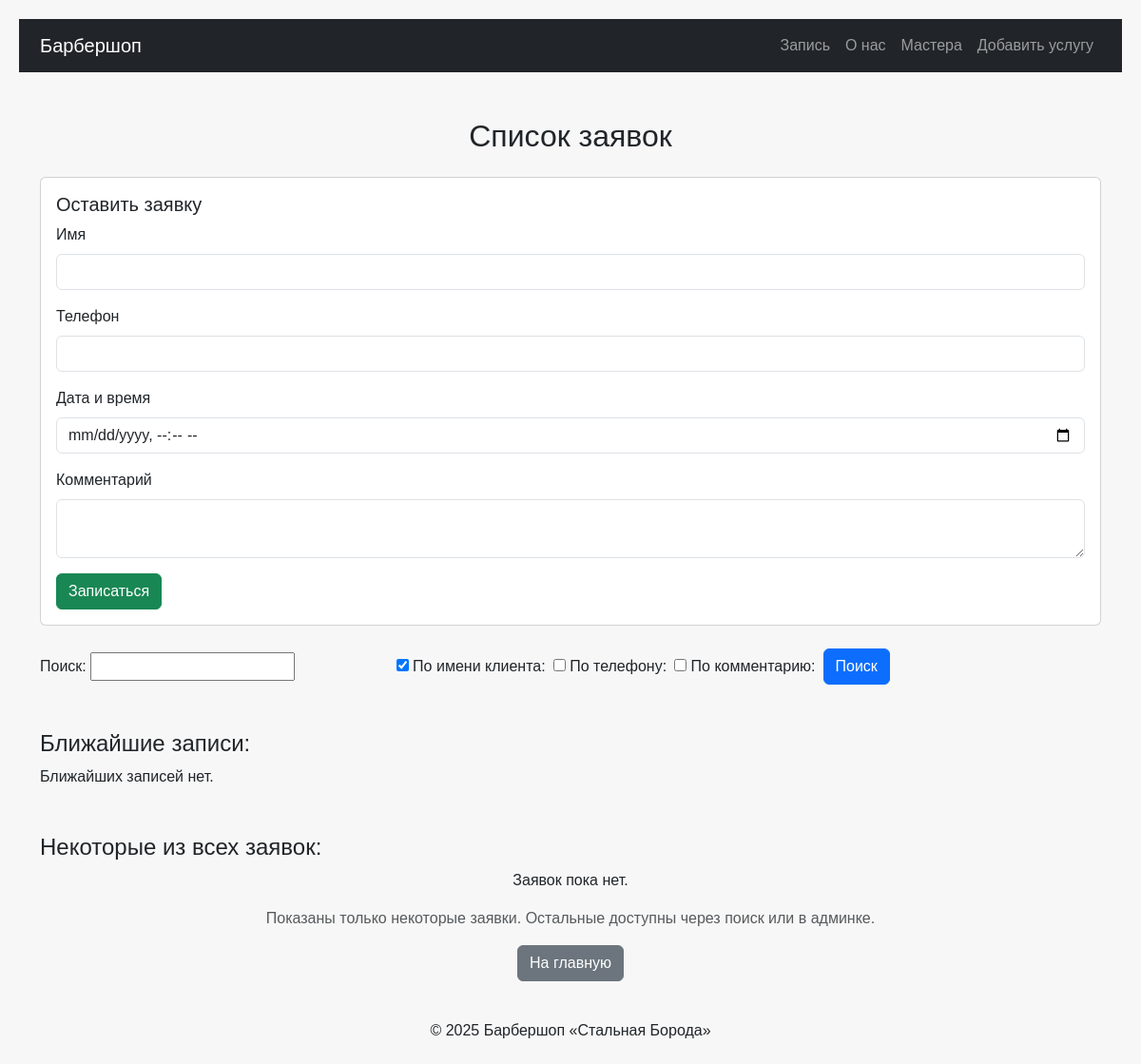
The app's page /orders/, older data.
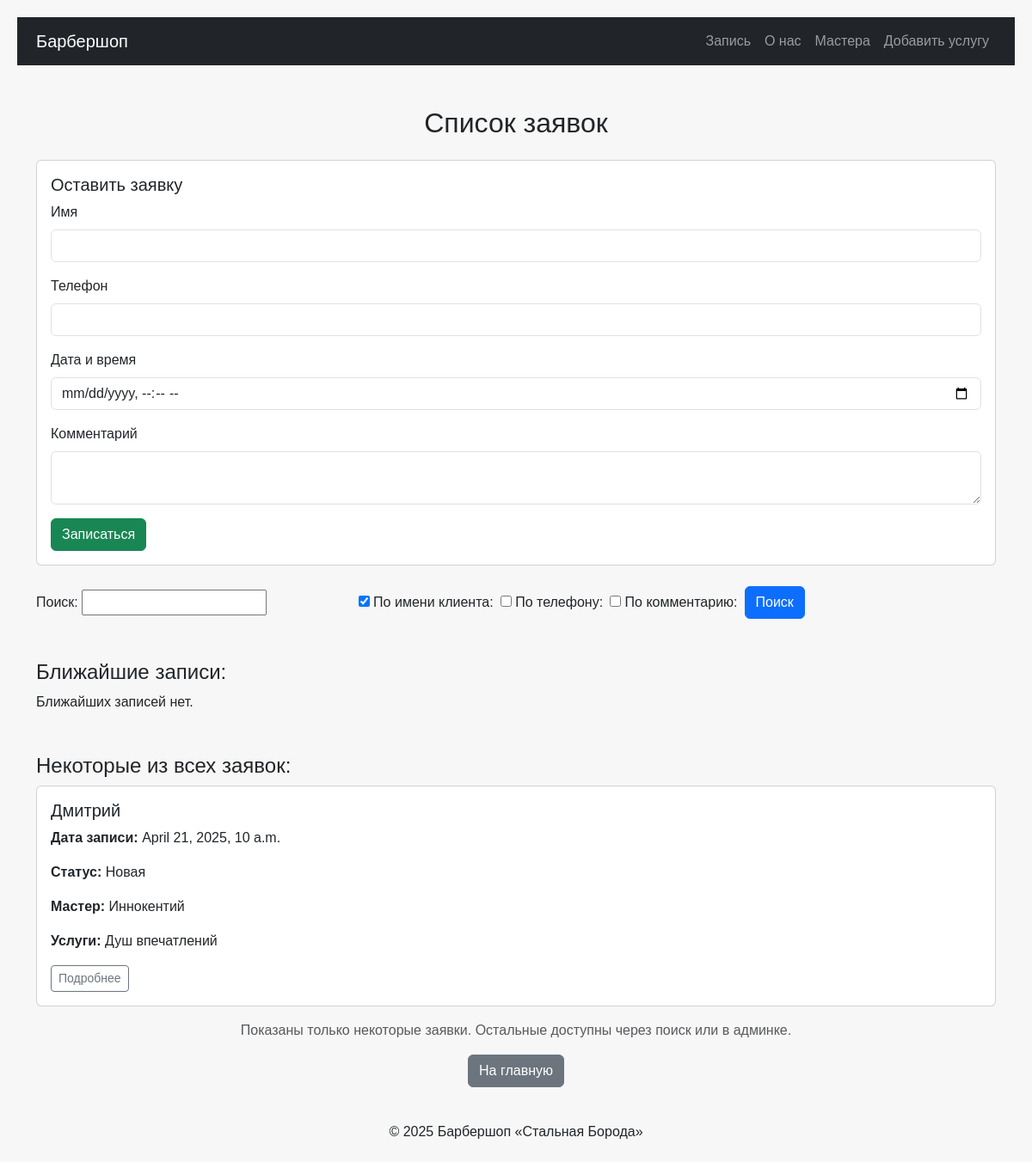
The same page, newer data.
### core/models.py (models this page shows, shortened)
class Order(models.Model):
    client_name = models.CharField(max_length=100, verbose_name="Имя клиента")
    phone = models.CharField(max_length=20, verbose_name="Телефон")
    comment = models.TextField(blank=True, verbose_name="Комментарий")
    status = models.CharField(max_length=50, choices=STATUS_CHOICES, default="new", verbose_name="Статус")
    date_created = models.DateTimeField(auto_now_add=True, verbose_name="Дата создания")
    date_updated = models.DateTimeField(auto_now=True, verbose_name="Дата обновления")
    master = models.ForeignKey(Master, on_delete=models.SET_NULL, null=True, blank=True, verbose_name="Мастер")
    services = models.ManyToManyField(Service, related_name="orders", verbose_name="Услуги")
    appointment_date = models.DateTimeField(verbose_name="Дата и время записи")
    class Meta:
        verbose_name = "Заказ"
        verbose_name_plural = "Заказы"

class Master(models.Model):
    name = models.CharField(max_length=150, verbose_name="Имя")
    photo = models.ImageField(upload_to="masters/", blank=True, verbose_name="Фотография")
    phone = models.CharField(max_length=20, verbose_name="Телефон")
    address = models.CharField(max_length=255, verbose_name="Адрес")
    experience = models.PositiveIntegerField(verbose_name="Стаж работы (лет)")
    services = models.ManyToManyField(Service, related_name="masters", verbose_name="Услуги")
    is_active = models.BooleanField(default=True, verbose_name="Активен")
    class Meta:
        verbose_name = "Мастер"
        verbose_name_plural = "Мастера"

class Service(models.Model):
    name = models.CharField(max_length=200, verbose_name="Название", db_index=True)
    description = models.TextField(blank=True, verbose_name="Описание")
    price = models.DecimalField(max_digits=10, decimal_places=2, verbose_name="Цена", db_index=True)
    duration = models.PositiveIntegerField(verbose_name="Длительность (минут)")
    is_popular = models.BooleanField(default=False, verbose_name="Популярная услуга")
    image = models.ImageField(upload_to="services/", blank=True, verbose_name="Изображение")
    class Meta:
        verbose_name = "Услуга"
        verbose_name_plural = "Услуги"
        indexes = [
            models.Index(fields=["name", "price"]),  # составной индекс
        ]

### barbershop/views.py (the view, shortened to what this page needs)
# urls.py: path('orders/', views.orders_list, name='orders_list'),
def orders_list(request):
    form = OrderSearchForm(request.GET or None)
    filters = Q()
    orders = Order.objects.filter(filters).order_by("-date_created")
    latest_orders = Order.objects.filter(appointment_date__gte=now()).order_by("appointment_date")[:3]
    context = {
        "orders": orders,
        "form": form,
        "latest_orders": latest_orders,
    }
    return render(request, "core/orders_list.html", context)

### core/forms.py
class OrderSearchForm(forms.Form):
    query = forms.CharField(required=False, label='Поиск')
    by_name = forms.BooleanField(required=False, initial=True, label='По имени клиента')
    by_phone = forms.BooleanField(required=False, label='По телефону')
    by_comment = forms.BooleanField(required=False, label='По комментарию')

### barbershop/templates/core/orders_list.html (shortened to what this page needs)
{% extends "base.html" %}
{% block content %}
<h2 class="text-center my-4">Список заявок</h2>
<div class="card mb-4">
  <div class="card-body">
    <h5 class="card-title">Оставить заявку</h5>
    <form method="post">
      <div class="mb-3">
        <label for="client_name" class="form-label">Имя</label>
        <input type="text" name="client_name" id="client_name" class="form-control" required>
      </div>
      <div class="mb-3">
        <label for="phone" class="form-label">Телефон</label>
        <input type="text" name="phone" id="phone" class="form-control" required>
      </div>
      <div class="mb-3">
        <label for="appointment_date" class="form-label">Дата и время</label>
        <input type="datetime-local" name="appointment_date" id="appointment_date" class="form-control" required>
      </div>
      <div class="mb-3">
        <label for="comment" class="form-label">Комментарий</label>
        <textarea name="comment" id="comment" class="form-control"></textarea>
      </div>
      <button type="submit" class="btn btn-success">Записаться</button>
    </form>
  </div>
</div>
<form method="get" class="mb-4">
  <div class="row g-2 align-items-center">
    <div class="col-md-4">
      {{ form.query.label_tag }} {{ form.query }}
    </div>
    <div class="col-auto">
      {{ form.by_name }} {{ form.by_name.label_tag }}
    </div>
    <div class="col-auto">
      {{ form.by_phone }} {{ form.by_phone.label_tag }}
    </div>
    <div class="col-auto">
      {{ form.by_comment }} {{ form.by_comment.label_tag }}
    </div>
    <div class="col-auto">
      <button type="submit" class="btn btn-primary">Поиск</button>
    </div>
  </div>
</form>
<h4 class="mt-5">Ближайшие записи:</h4>
{% for order in latest_orders %}
<div class="card mb-3 border-success">
  <div class="card-body">
    <h5 class="card-title">{{ order.client_name }}</h5>
    <p><strong>Дата записи:</strong> {{ order.appointment_date }}</p>
    <p><strong>Комментарий:</strong> {{ order.comment|default:"-" }}</p>
  </div>
</div>
{% empty %}
<p>Ближайших записей нет.</p>
{% endfor %}
<h4 class="mt-5">Некоторые из всех заявок:</h4>
{% for order in orders|slice:":3" %}
<div class="card mb-3">
  <div class="card-body">
    <h5>{{ order.client_name }}</h5>
    <p><strong>Дата записи:</strong> {{ order.appointment_date }}</p>
    <p><strong>Статус:</strong> {{ order.get_status_display }}</p>
    <p><strong>Мастер:</strong>
        {% if order.master %}
            {{ order.master.name }}
        {% else %}
            Не назначен
        {% endif %}
    </p>
    <p><strong>Услуги:</strong>
        {% for service in order.services.all %}
            {{ service.name }}{% if not forloop.last %}, {% endif %}
        {% endfor %}
    </p>
    <a href="{% url 'order_detail' order.id %}" class="btn btn-outline-secondary btn-sm">Подробнее</a>
  </div>
</div>
{% empty %}
<p class="text-center">Заявок пока нет.</p>
{% endfor %}
<p class="text-muted text-center">
  Показаны только некоторые заявки. Остальные доступны через поиск или в админке.
</p>
<div class="text-center">
  <a href="{% url 'landing' %}" class="btn btn-secondary">На главную</a>
</div>
{% endblock %}

Row changes from the older to the newer data that the page shows:
added Order: client_name "Дмитрий", appointment_date "April 21, 2025, 10 a.m.", status "Новая", master.name "Иннокентий"
added Service: name "Душ впечатлений"
Text that changed along with them:
text no longer shown: "Заявок пока нет."
